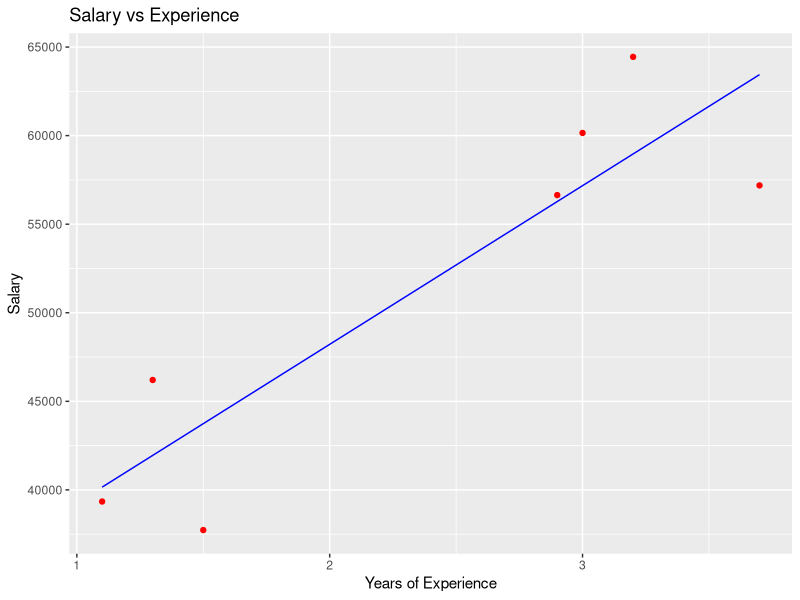

Write the R code that produced this figure.
# Load necessary libraries
library(caTools)
library(ggplot2)

# Create the data frame
data <- data.frame(
  Years_Exp = c(1.1, 1.3, 1.5, 2.0, 2.2, 2.9, 3.0, 3.2, 3.2, 3.7),
  Salary = c(39343.00, 46205.00, 37731.00, 43525.00,
             39891.00, 56642.00, 60150.00, 54445.00, 64445.00, 57189.00)
)

# Split the data into training and testing sets
set.seed(123)  # Set seed for reproducibility
split = sample.split(data$Salary, SplitRatio = 0.7)
train = subset(data, split == TRUE)
test = subset(data, split == FALSE)

# Fit the linear model
lm.r = lm(formula = Salary ~ Years_Exp, data = train)

# Print the coefficients
print(coef(lm.r))

# Create the ggplot
ggplot() + 
  geom_point(aes(x = train$Years_Exp, y = train$Salary), col = 'red') + 
  geom_line(aes(x = train$Years_Exp, y = predict(lm.r, newdata = train)), col = "blue") + 
  ggtitle("Salary vs Experience") + 
  xlab("Years of Experience") + 
  ylab("Salary")
